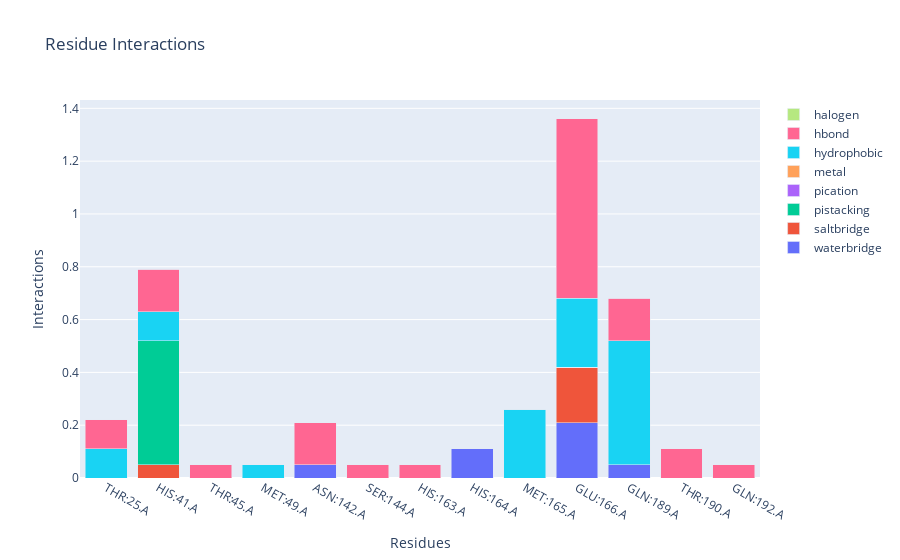

Notebook source saved alongside this figure:
### Code cell
plot_choice = widgets.Dropdown(
    options=['bar','heatmap'],
    value='bar',
    description='Plot Type:',
    disabled=False,
)
fp_choice_plot = widgets.Dropdown(
    options=['count','frequency'],
    value='count',
    description='Fingerprint:',
    disabled=False,
)
        
button = widgets.Button(description="Display Plot!")

def on_button_clicked(b):
    """
    Display the fingerprint plot on click based on the user selections.
    """
    clear_output()
    display(HBox([plot_choice, fp_choice_plot, button]))
    if (fp_choice_plot.value  == 'count') and (plot_choice.value == 'bar'):
        fingerprint_barplot(count_fp)
    elif (fp_choice_plot.value  == "frequency") and (plot_choice.value == 'bar'):
        fingerprint_barplot(freq_fp)
    elif (fp_choice_plot.value  == "count") and (plot_choice.value == "heatmap"):
        fingerprint_heatmap(count_fp)
    else:
        fingerprint_heatmap(freq_fp)
        
button.on_click(on_button_clicked)

HBox([plot_choice, fp_choice_plot, button])

### Figure 1 — Plotly figure (JSON) as saved in the notebook; plotly's stock layout.template omitted (floating-point values rounded to 4 significant figures)
{"data": [{"name": "waterbridge", "type": "bar", "x": ["THR:25.A", "HIS:41.A", "THR:45.A", "MET:49.A", "ASN:142.A", "SER:144.A", "HIS:163.A", "HIS:164.A", "MET:165.A", "GLU:166.A", "GLN:189.A", "THR:190.A", "GLN:192.A"], "y": [0, 0, 0, 0, 0.05, 0, 0, 0.11, 0, 0.21, 0.05, 0, 0]}, {"name": "saltbridge", "type": "bar", "x": ["THR:25.A", "HIS:41.A", "THR:45.A", "MET:49.A", "ASN:142.A", "SER:144.A", "HIS:163.A", "HIS:164.A", "MET:165.A", "GLU:166.A", "GLN:189.A", "THR:190.A", "GLN:192.A"], "y": [0, 0.05, 0, 0, 0, 0, 0, 0, 0, 0.21, 0, 0, 0]}, {"name": "pistacking", "type": "bar", "x": ["THR:25.A", "HIS:41.A", "THR:45.A", "MET:49.A", "ASN:142.A", "SER:144.A", "HIS:163.A", "HIS:164.A", "MET:165.A", "GLU:166.A", "GLN:189.A", "THR:190.A", "GLN:192.A"], "y": [0, 0.47, 0, 0, 0, 0, 0, 0, 0, 0, 0, 0, 0]}, {"name": "pication", "type": "bar", "x": ["THR:25.A", "HIS:41.A", "THR:45.A", "MET:49.A", "ASN:142.A", "SER:144.A", "HIS:163.A", "HIS:164.A", "MET:165.A", "GLU:166.A", "GLN:189.A", "THR:190.A", "GLN:192.A"], "y": [0, 0, 0, 0, 0, 0, 0, 0, 0, 0, 0, 0, 0]}, {"name": "metal", "type": "bar", "x": ["THR:25.A", "HIS:41.A", "THR:45.A", "MET:49.A", "ASN:142.A", "SER:144.A", "HIS:163.A", "HIS:164.A", "MET:165.A", "GLU:166.A", "GLN:189.A", "THR:190.A", "GLN:192.A"], "y": [0, 0, 0, 0, 0, 0, 0, 0, 0, 0, 0, 0, 0]}, {"name": "hydrophobic", "type": "bar", "x": ["THR:25.A", "HIS:41.A", "THR:45.A", "MET:49.A", "ASN:142.A", "SER:144.A", "HIS:163.A", "HIS:164.A", "MET:165.A", "GLU:166.A", "GLN:189.A", "THR:190.A", "GLN:192.A"], "y": [0.11, 0.11, 0, 0.05, 0, 0, 0, 0, 0.26, 0.26, 0.47, 0, 0]}, {"name": "hbond", "type": "bar", "x": ["THR:25.A", "HIS:41.A", "THR:45.A", "MET:49.A", "ASN:142.A", "SER:144.A", "HIS:163.A", "HIS:164.A", "MET:165.A", "GLU:166.A", "GLN:189.A", "THR:190.A", "GLN:192.A"], "y": [0.11, 0.16, 0.05, 0, 0.16, 0.05, 0.05, 0, 0, 0.68, 0.16, 0.11, 0.05]}, {"name": "halogen", "type": "bar", "x": ["THR:25.A", "HIS:41.A", "THR:45.A", "MET:49.A", "ASN:142.A", "SER:144.A", "HIS:163.A", "HIS:164.A", "MET:165.A", "GLU:166.A", "GLN:189.A", "THR:190.A", "GLN:192.A"], "y": [0, 0, 0, 0, 0, 0, 0, 0, 0, 0, 0, 0, 0]}], "layout": {"barmode": "stack", "title": {"text": "Residue Interactions"}, "xaxis": {"title": {"text": "Residues"}}, "yaxis": {"title": {"text": "Interactions"}}}}
